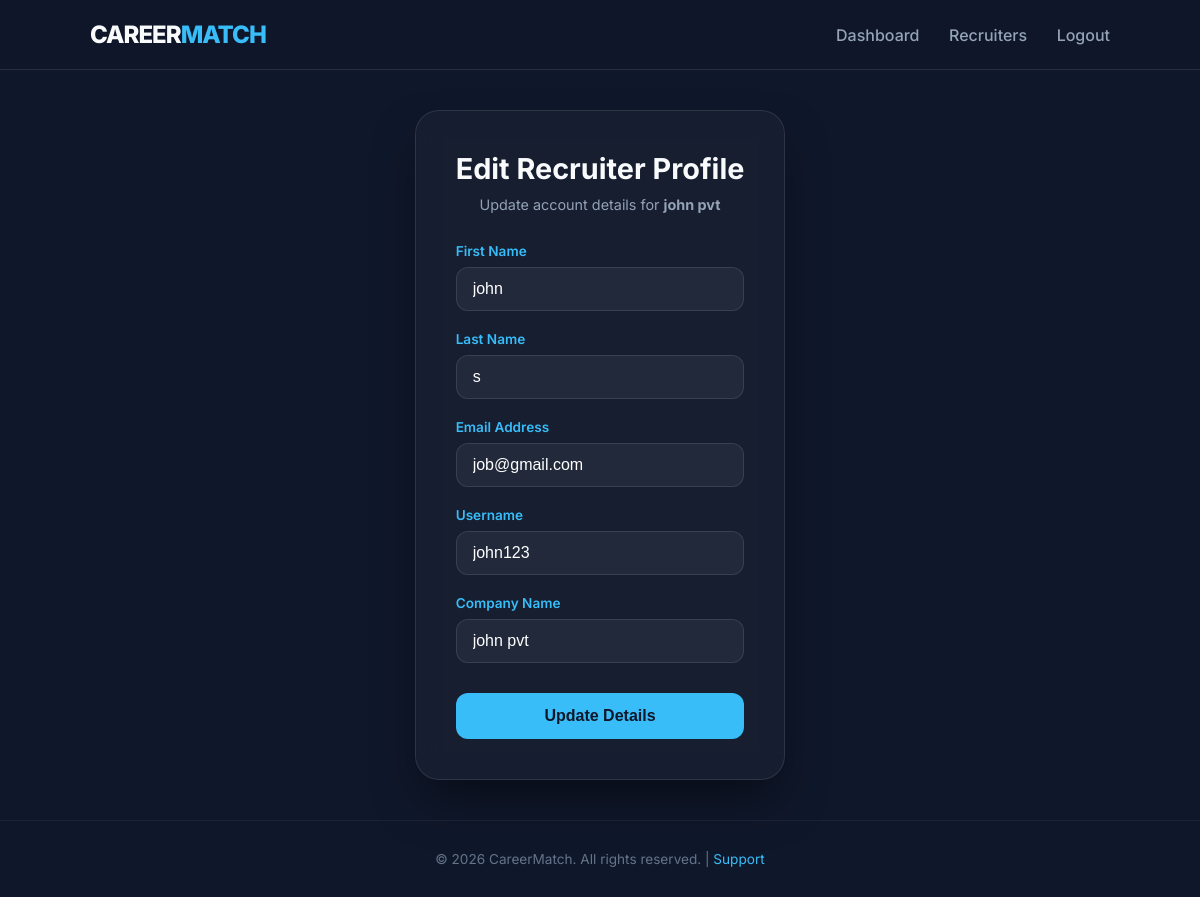
Page /recru_list_main_edit/1/ on the committed database.
### final_app/models.py (models this page shows)
class adminmodel(models.Model):
    jobadmin=models.ForeignKey(User,on_delete=models.CASCADE)
    company_name=models.CharField(max_length=200)

### final_app/views.py (the view)
# urls.py: path('recru_list_main_edit/<int:pk>/',views.recru_list_main_edit,name='recru_list_main_edit'),
def recru_list_main_edit (request,pk):
    ad=adminmodel.objects.get(id=pk)
    return render (request,'recru_list_main_edit.html',{'a':ad})

### final_app/templates/recru_list_main_edit.html (shortened to what this page needs)
<!DOCTYPE html>
<html lang="en">
<head>
    {% load static %}
    <link rel="stylesheet" href="{% static 'css/recru_list_main_edit.css' %}">
</head>
<body>
    <header class="main-header">
        <div class="nav-container">
            <div class="logo">CAREER<span>MATCH</span></div>
            <nav>
                <a href="{% url 'main_admin' %}">Dashboard</a>
                <a href="{% url 'recru_list_main' %}">Recruiters</a>
                <a href="{% url 'logout' %}" class="btn-logout">Logout</a>
            </nav>
        </div>
    </header>
    <main class="content-wrapper">
        <div class="form-container">
            <div class="glass-card">
                <h2>Edit Recruiter Profile</h2>
                <p class="subtitle">Update account details for <strong>{{a.company_name}}</strong></p>
                <form action="{% url 'recru_list_main_edit_load' a.id %}" method="post">
                    <div class="input-group">
                        <label>First Name</label>
                        <input type="text" name="fname" value="{{a.jobadmin.first_name}}" required>
                    </div>
                    <div class="input-group">
                        <label>Last Name</label>
                        <input type="text" name="lname" value="{{a.jobadmin.last_name}}" required>
                    </div>
                    <div class="input-group">
                        <label>Email Address</label>
                        <input type="email" name="email" value="{{a.jobadmin.email}}" required>
                    </div>
                    <div class="input-group">
                        <label>Username</label>
                        <input type="text" name="username" value="{{a.jobadmin.username}}" required>
                    </div>
                    <div class="input-group">
                        <label>Company Name</label>
                        <input type="text" name="com_name" value="{{a.company_name}}" required>
                    </div>
                    <button type="submit" class="btn-submit">Update Details</button>
                </form>
            </div>
        </div>
    </main>
    <footer class="main-footer">
        <div class="footer-content">
            <p>&copy; 2026 CareerMatch. All rights reserved. | <a href="#">Support</a></p>
        </div>
    </footer>
</body>
</html>

### static/css/recru_list_main_edit.css (style rules this page uses)
* { margin: 0; padding: 0; box-sizing: border-box; }
body { background-color: #0f172a; font-family: 'Inter', sans-serif; color: #f8fafc; display: flex; flex-direction: column; min-height: 100vh; }
.main-header { background: rgba(15, 23, 42, 0.8); backdrop-filter: blur(10px); border-bottom: 1px solid rgba(255, 255, 255, 0.1); padding: 20px 0; position: sticky; top: 0; z-index: 1000; }
.nav-container { width: 85%; margin: 0 auto; display: flex; justify-content: space-between; align-items: center; }
.logo { font-size: 1.5rem; font-weight: 800; letter-spacing: -1px; }
.logo span { color: #38bdf8; }
nav a { color: #94a3b8; text-decoration: none; margin-left: 25px; font-weight: 500; transition: color 0.3s; }
.content-wrapper { flex: 1; display: flex; justify-content: center; align-items: center; padding: 40px 20px; }
.glass-card { background: rgba(255, 255, 255, 0.03); backdrop-filter: blur(15px); border: 1px solid rgba(255, 255, 255, 0.1); border-radius: 24px; padding: 40px; width: 100%; max-width: 500px; box-shadow: 0 25px 50px -12px rgba(0, 0, 0, 0.5); }
h2 { font-size: 1.8rem; margin-bottom: 10px; text-align: center; }
.subtitle { color: #94a3b8; text-align: center; margin-bottom: 30px; font-size: 0.9rem; }
.input-group { margin-bottom: 20px; }
.input-group label { display: block; font-size: 0.85rem; color: #38bdf8; margin-bottom: 8px; font-weight: 600; }
input { width: 100%; background: rgba(255, 255, 255, 0.05); border: 1px solid rgba(255, 255, 255, 0.1); padding: 12px 16px; border-radius: 12px; color: white; font-size: 1rem; outline: none; transition: all 0.3s; }
.btn-submit { width: 100%; background: #38bdf8; color: #0f172a; border: none; padding: 14px; border-radius: 12px; font-weight: 700; font-size: 1rem; cursor: pointer; margin-top: 10px; transition: transform 0.2s, background 0.3s; }
.main-footer { background: #0f172a; border-top: 1px solid rgba(255, 255, 255, 0.05); padding: 30px 0; text-align: center; color: #64748b; font-size: 0.85rem; }
.main-footer a { color: #38bdf8; text-decoration: none; }

### rows in the picture
adminmodel: company_name "john pvt", fname "john", lname "s", email "job@gmail.com", username "john123", com_name "john pvt"
